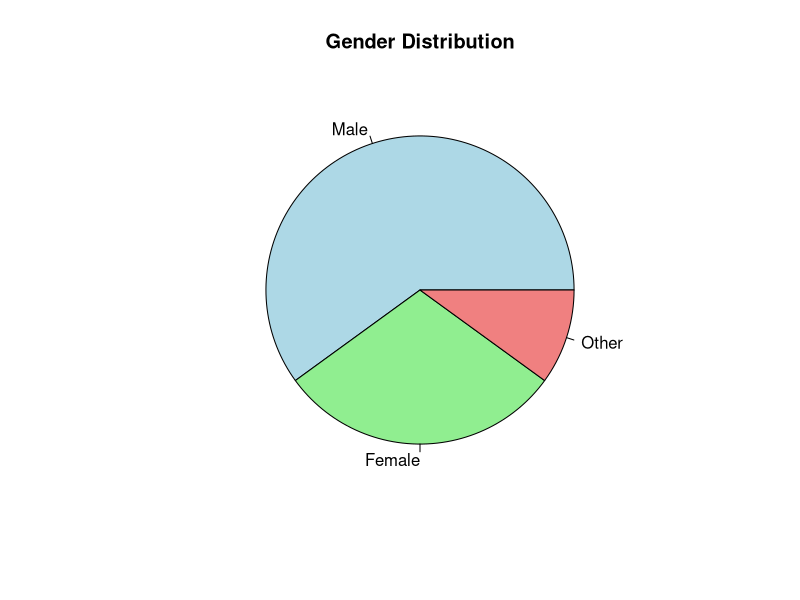
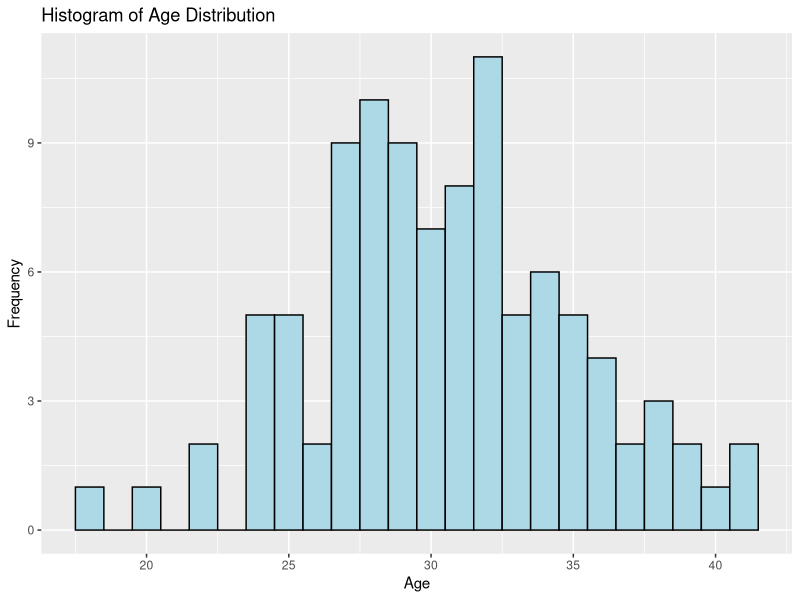
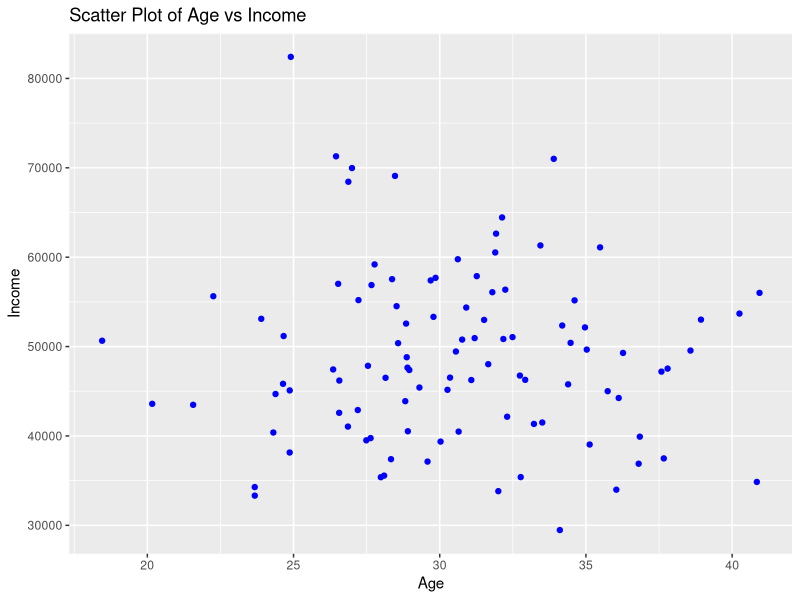
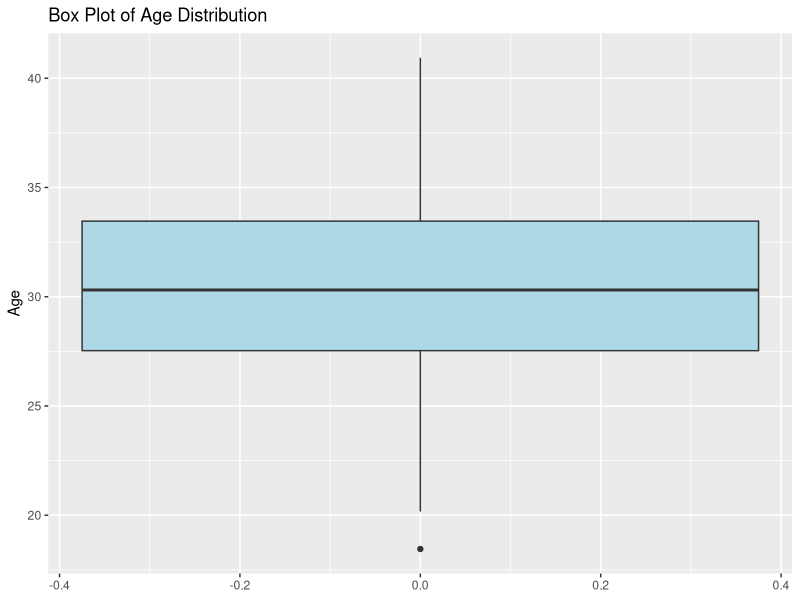
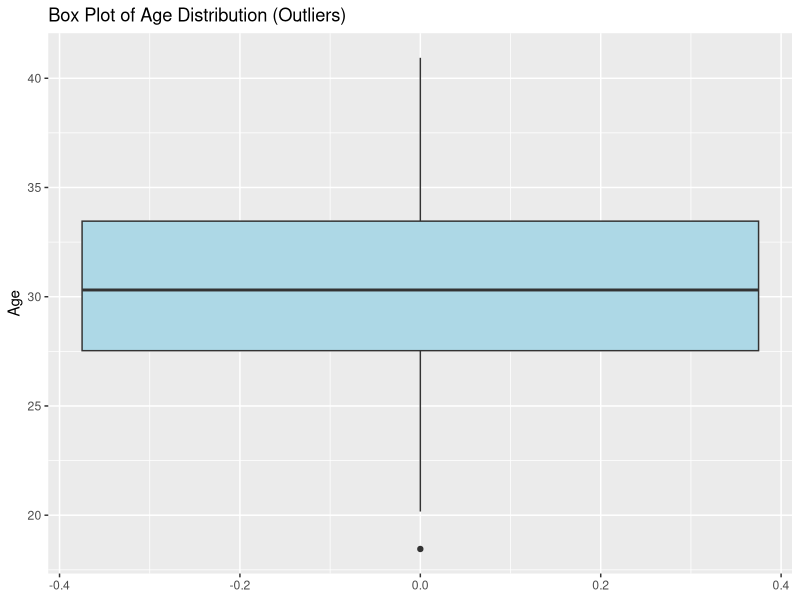

Write the R code that produced these figures, in order.
# Install and load necessary packages
install.packages(c("ggplot2", "caret"))
library(ggplot2)
library(caret)

# 1. Data Structures

# Vectors
vec <- c(1, 2, 3, 4, 5)
print("Vector:")
print(vec)

# Factors
gender <- factor(c("Male", "Female", "Male", "Female"))
print("Factor:")
print(gender)

# Lists
my_list <- list(name = "John", age = 25, scores = c(80, 90, 100))
print("List:")
print(my_list)

# Data Frames
df <- data.frame(
  name = c("Alice", "Bob", "Charlie"),
  age = c(25, 30, 35),
  score = c(88, 92, 95)
)
print("Data Frame:")
print(df)

# Matrices
mat <- matrix(1:9, nrow = 3, ncol = 3)
print("Matrix:")
print(mat)

# Arrays (3D)
arr <- array(1:24, dim = c(2, 3, 4))
print("Array:")
print(arr)

# 2. Data Distribution Charts

# Example Data (Random Normal Distribution)
set.seed(123)
data <- data.frame(
  age = rnorm(100, mean = 30, sd = 5),
  income = rnorm(100, mean = 50000, sd = 10000)
)

# 1. Pie Chart
categories <- c("Male", "Female", "Other")
counts <- c(60, 30, 10)
print("Pie Chart:")
pie(counts, labels = categories, main = "Gender Distribution", col = c("lightblue", "lightgreen", "lightcoral"))

# 2. Histogram
print("Histogram of Age Distribution:")
ggplot(data, aes(x = age)) +
  geom_histogram(binwidth = 1, fill = "lightblue", color = "black") +
  ggtitle("Histogram of Age Distribution") +
  xlab("Age") +
  ylab("Frequency")

# 3. Scatter Plot
print("Scatter Plot of Age vs Income:")
ggplot(data, aes(x = age, y = income)) +
  geom_point(color = "blue") +
  ggtitle("Scatter Plot of Age vs Income") +
  xlab("Age") +
  ylab("Income")

# 4. Box Plot
print("Box Plot of Age Distribution:")
ggplot(data, aes(y = age)) +
  geom_boxplot(fill = "lightblue") +
  ggtitle("Box Plot of Age Distribution") +
  ylab("Age")

# 3. Identify Outliers (Box Plot)
print("Identifying Outliers using Box Plot:")
ggplot(data, aes(y = age)) +
  geom_boxplot(fill = "lightblue") +
  ggtitle("Box Plot of Age Distribution (Outliers)") +
  ylab("Age")
